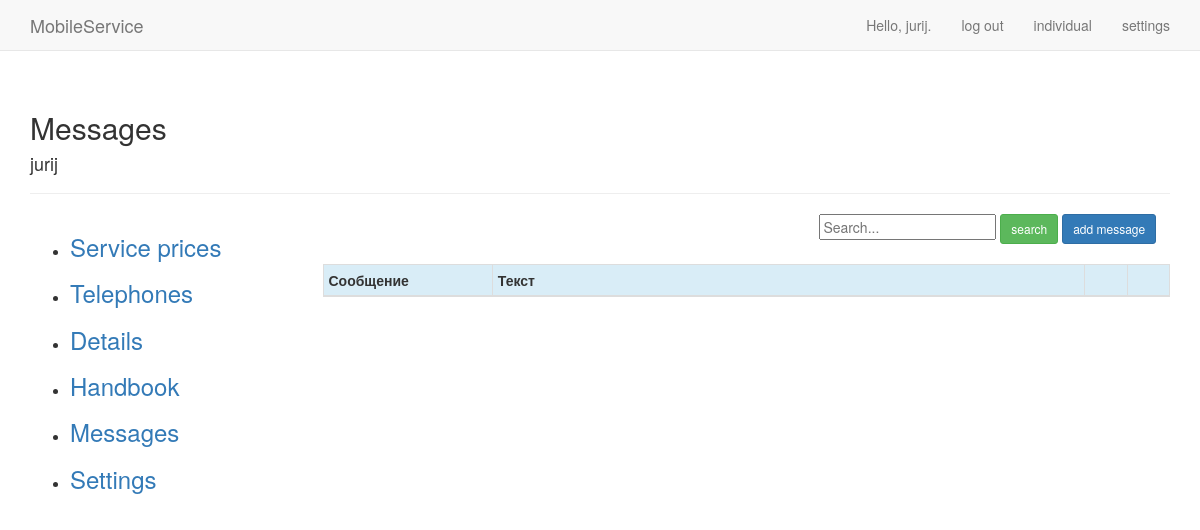
The app's page /send_email/messages (signed in), older data.
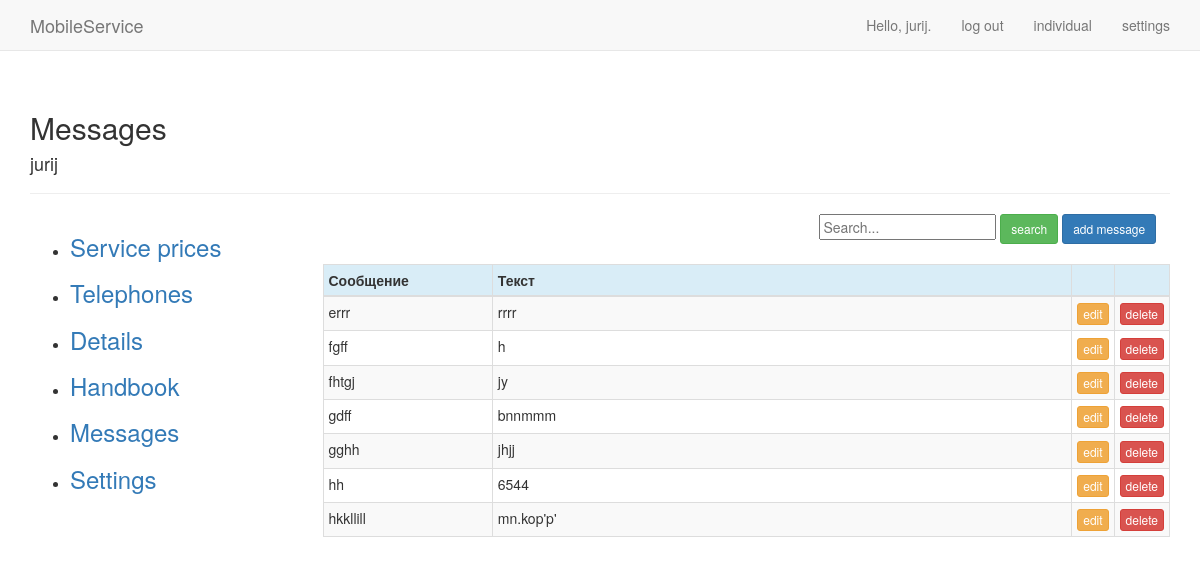
The same page, newer data.
### send_email/models.py (models this page shows)
class Post(models.Model):
    post_message = models.CharField(max_length=20)
    text_message = models.TextField()
    owner = models.ForeignKey(User, on_delete=models.CASCADE)

### send_email/views.py (the view)
# urls.py: path('messages', views.messages, name='messages'),
def messages(request):
    messages = Post.objects.filter(owner=request.user).order_by('post_message','text_message')
    context = {'messages': messages}
    return render(request, 'send_email/messages.html', context)

### send_email/templates/send_email/messages.html (shortened to what this page needs)
{% extends "mobile/base_1.html" %}
{% load bootstrap3 %}
{% block header %}
  <h2>Messages</h2><h4>{{user.username}}</h4>
{% endblock header %}
{% block content %}
  {% if not mobil_id %}
  <div class="row">
    <div class="col-sm-offset-7">
      <form action="{% url 'send_email:messages_search' %}" method="get" autocomplete="off" >
        <input name="q" type="text" placeholder="Search...">
        <button type="submit" class="btn btn-success btn-sm">search</button>
        <a href="{% url 'send_email:messages_new_record' %}" class="btn btn-primary btn-sm">add message</a>
      </form>
    </div>
  </div>
  <div class="row">
    <div class="col-sm-8">
    </div>
  </div>
  {% endif %}
  <table class="table table-striped table-bordered table-condensed table-hover">
    <thead>
      <tr class="info">
        <th style="width:20%">Сообщение</th>
        <th>Текст</th>
        <th style="width:5%"></th>
        {% if not mobil_id %}
        <th style="width:5%"></th>
        {% endif %}
      </tr>
    </thead>
    <tbody>
      {% for message in messages %}
        <tr>
          <td>{{message.post_message}}</td>
          <td>{{message.text_message}}</td>
       {% if not mobil_id %}
          <td><a href="{% url 'send_email:messages_edit' message.id %}" class="btn btn-warning btn-xs">edit</a></td>
       {% endif %}
       {% if not mobil_id %}
          <td><a href="{% url 'send_email:messages_delete' message.id %}" class="btn btn-danger btn-xs">delete</a></td>
      {% endif %}
        </tr>
      {% endfor %}
    </tbody>
  </table>
{% endblock content %}

Row changes from the older to the newer data that the page shows:
added Post: post_message "errr", text_message "rrrr"
added Post: post_message "fgff", text_message "h"
added Post: post_message "fhtgj", text_message "jy"
added Post: post_message "gdff", text_message "bnnmmm"
added Post: post_message "gghh", text_message "jhjj"
added Post: post_message "hh", text_message "6544"
added Post: post_message "hkkllill", text_message "mn.kop'p'"
